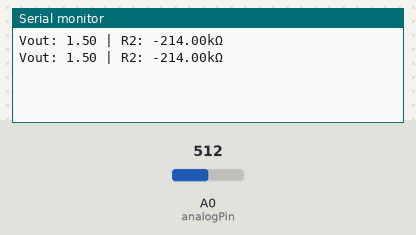
The sketch below on a simulated Arduino Uno, built with avr-gcc and run on an emulated ATmega328P. Parts: the last lines printed to the serial monitor. The inputs (shaded band) are chosen by the test bench; at power-on: A0 (analogPin) = 512.

Above: at 1.2 s.
1.3 s: A0 (analogPin) set to 716
At 2.6 s:
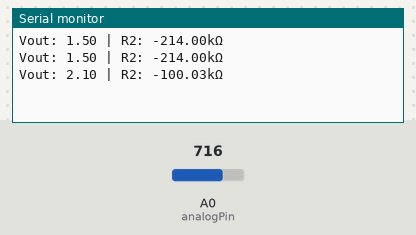
2.8 s: A0 (analogPin) set to 900
At 3.6 s:
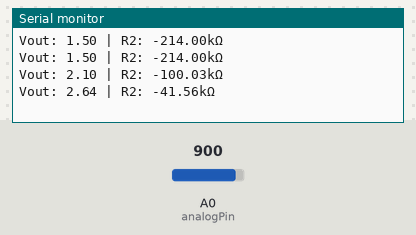
Timing chart, 0 to 5.8 s (numbered marks = the images above; inputs shaded):
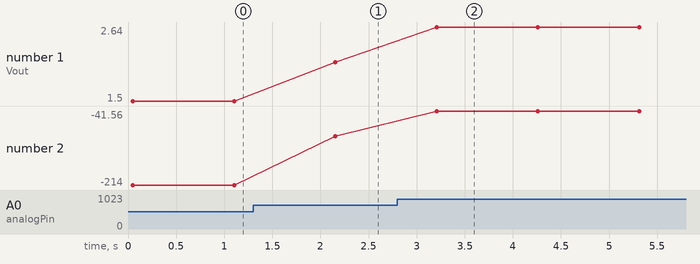

Measured:
- after the input at 1.3 s, the serial monitor: prints a new line after 0.86 s (image 1)
- after the input at 2.8 s, the serial monitor: prints a new line after 0.41 s (image 2)
- plotted number 1: 1.5 → 2.1 after the input at 1.3 s, 2.1 → 2.64 after the input at 2.8 s
- plotted number 2: -214 → -100.03 after the input at 1.3 s, -100.03 → -41.56 after the input at 2.8 s

The sketch:

sketch_apr10a.ino
```cpp
int analogPin = A0;
int raw = 0;
int Vin = 3.3;
float Vout = 0;
float R1 = 1000;
float R2 = 0;
float buffer = 0;

void setup(){
Serial.begin(9600);
}

void loop(){
  long sum = 0;
  for (int i = 0; i < 10; i++) {
    sum += analogRead(analogPin);
    delay(5);  // small delay between samples
  }
  raw = sum / 10.0;

  if(raw){
    buffer = raw * Vin;
    Vout = (buffer)/1024.0;
    buffer = (Vin/Vout) - 1;
    float R2temp = R1 * buffer;

    R2 = (-(R2temp) - 70) / 5;

    Serial.print("Vout: ");
    Serial.print(Vout);
    Serial.print(" | R2: ");
    Serial.print(R2);
    Serial.println("kΩ");
    delay(1000);
  }
}
```
